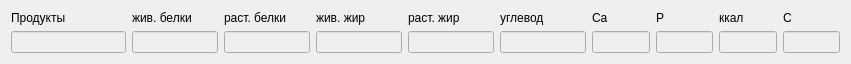
     <widget class="QWidget" name="layoutWidget">
      <property name="geometry">
       <rect>
        <x>10</x>
        <y>70</y>
        <width>851</width>
        <height>61</height>
       </rect>
      </property>
      <layout class="QVBoxLayout" name="verticalLayout_12">
       <item>
        <layout class="QHBoxLayout" name="horizontalLayout_6" stretch="4,3,3,3,3,3,2,2,2,2">
         <property name="spacing">
          <number>6</number>
         </property>
         <item>
          <widget class="QLabel" name="label_31">
           <property name="text">
            <string>Продукты</string>
           </property>
          </widget>
         </item>
         <item>
          <widget class="QLabel" name="label_32">
           <property name="text">
            <string>жив. белки</string>
           </property>
           <property name="wordWrap">
            <bool>true</bool>
           </property>
          </widget>
         </item>
         <item>
          <widget class="QLabel" name="label_33">
           <property name="text">
            <string>раст. белки</string>
           </property>
           <property name="wordWrap">
            <bool>true</bool>
           </property>
          </widget>
         </item>
         <item>
          <widget class="QLabel" name="label_34">
           <property name="text">
            <string>жив. жир</string>
           </property>
           <property name="wordWrap">
            <bool>true</bool>
           </property>
          </widget>
         </item>
         <item>
          <widget class="QLabel" name="label_35">
           <property name="text">
            <string>раст. жир </string>
           </property>
           <property name="wordWrap">
            <bool>true</bool>
           </property>
          </widget>
         </item>
         <item>
          <widget class="QLabel" name="label_36">
           <property name="text">
            <string>углевод</string>
           </property>
           <property name="wordWrap">
            <bool>true</bool>
           </property>
          </widget>
         </item>
         <item>
          <widget class="QLabel" name="label_37">
           <property name="text">
            <string>Ca</string>
           </property>
          </widget>
         </item>
         <item>
          <widget class="QLabel" name="label_38">
           <property name="text">
            <string>P</string>
           </property>
          </widget>
         </item>
         <item>
          <widget class="QLabel" name="label_39">
           <property name="text">
            <string>ккал</string>
           </property>
          </widget>
         </item>
         <item>
          <widget class="QLabel" name="label_40">
           <property name="text">
            <string>С</string>
           </property>
          </widget>
         </item>
        </layout>
       </item>
       <item>
        <layout class="QHBoxLayout" name="horizontalLayout_7" stretch="4,3,3,3,3,3,2,2,2,2">
         <item>
          <widget class="QLineEdit" name="produkt_svoi">
           <property name="enabled">
            <bool>false</bool>
           </property>
          </widget>
         </item>
         <item>
          <widget class="QLineEdit" name="prod_kolvo_svoi_2">
           <property name="enabled">
            <bool>false</bool>
           </property>
          </widget>
         </item>
         <item>
          <widget class="QLineEdit" name="prod_kolvo_svoi_3">
           <property name="enabled">
            <bool>false</bool>
           </property>
          </widget>
         </item>
         <item>
          <widget class="QLineEdit" name="prod_kolvo_svoi_4">
           <property name="enabled">
            <bool>false</bool>
           </property>
          </widget>
         </item>
         <item>
          <widget class="QLineEdit" name="prod_kolvo_svoi_5">
           <property name="enabled">
            <bool>false</bool>
           </property>
          </widget>
         </item>
         <item>
          <widget class="QLineEdit" name="prod_kolvo_svoi_6">
           <property name="enabled">
            <bool>false</bool>
           </property>
          </widget>
         </item>
         <item>
          <widget class="QLineEdit" name="prod_kolvo_svoi_7">
           <property name="enabled">
            <bool>false</bool>
           </property>
          </widget>
         </item>
         <item>
          <widget class="QLineEdit" name="prod_kolvo_svoi_8">
           <property name="enabled">
            <bool>false</bool>
           </property>
          </widget>
         </item>
         <item>
          <widget class="QLineEdit" name="prod_kolvo_svoi_9">
           <property name="enabled">
            <bool>false</bool>
           </property>
          </widget>
         </item>
         <item>
          <widget class="QLineEdit" name="prod_kolvo_svoi_10">
           <property name="enabled">
            <bool>false</bool>
           </property>
          </widget>
         </item>
        </layout>
       </item>
      </layout>
     </widget>
